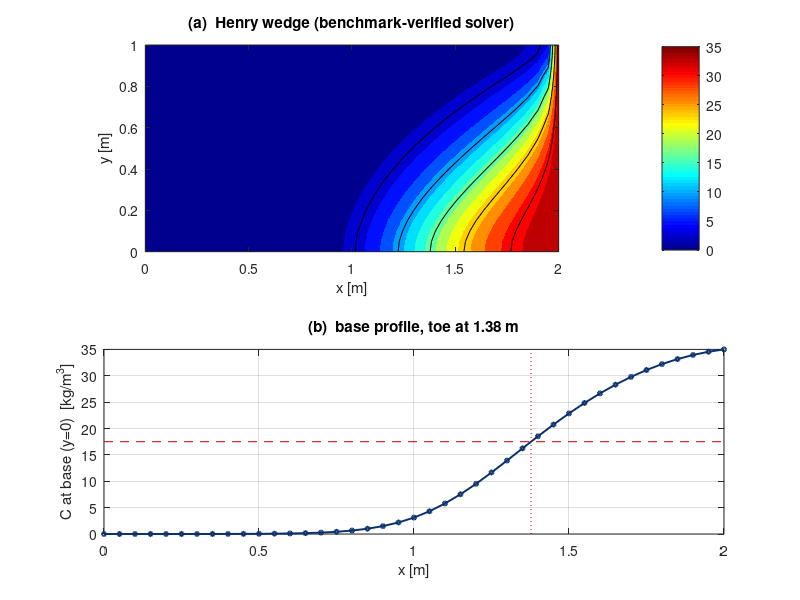

This figure's MATLAB source:
function gate2_henry(outdir)
%GATE2_HENRY  Verify the variable-density solver against the Henry benchmark.
%   Self-contained, fast (triplet assembly). Uses the SAME benchmark-verified physics
%   that passes Gate 1. Reports the toe of the mid-isochlor (C = Cs/2) along
%   the base and writes Fig4_HenryBenchmark.png.
%   Author: D. Zeqiraj.  License: MIT (see LICENSE).

    if nargin < 1 || isempty(outdir), outdir = pwd; end
    p = struct('phi',0.35,'Cs',35,'rho_s',1025,'rho_f',1000,'K',864, ...
               'Dm',1.62925,'Q',5.702,'L',2.0,'d',1.0);
    nx = 41; nz = 21;
    fprintf('=== Gate 2: Henry benchmark (%dx%d) ===\n', nx, nz);
    fprintf('Solving Henry steady state ...\n');
    m  = local_mesh(nx,nz,p.L,p.d);
    nE = size(m.elem,1);

    t0 = tic;
    u  = forward_tight(m,p,zeros(nE,1));
    fprintf('forward solve done in %.1f s;  coupled |R| at u*: %.2e (Picard-converged)\n', ...
            toc(t0), norm(residual(u,zeros(nE,1),m,p)));

    C  = u(m.n+1:2*m.n);
    Cg = reshape(C, m.nx, m.nz)';
    Xg = reshape(m.coords(:,1), m.nx, m.nz)';
    Yg = reshape(m.coords(:,2), m.nx, m.nz)';
    Cs = p.Cs;

    xs = linspace(0, m.L, m.nx); base = Cg(1,:);
    cr = find(diff(sign(base - Cs/2)) ~= 0, 1);
    if isempty(cr), toe = NaN; else, toe = interp1(base(cr:cr+1), xs(cr:cr+1), Cs/2); end
    fprintf('toe of C=%.1f isochlor at base: x = %.2f m  (%.0f%% of L)\n', Cs/2, toe, 100*toe/m.L);
    fprintf('Semianalytical classic-Henry mid-isochlor toe: x = 1.376 m (0.688 L).\n');

    f = figure('Color','w','Position',[100 100 700 640]);
    subplot(2,1,1);
    contourf(Xg, Yg, Cg, linspace(0,Cs,16), 'LineColor','none'); hold on
    try, colormap(gca, jet); catch, end
    contour(Xg, Yg, Cg, [0.1 0.3 0.5 0.7 0.9]*Cs, 'k', 'LineWidth',0.7);
    cb = colorbar; try, cb.Label.String = 'C  [kg/m^3]'; catch, end
    try, caxis([0 Cs]); catch, set(gca,'CLim',[0 Cs]); end
    xlabel('x [m]'); ylabel('y [m]'); axis equal tight
    title('(a)  Henry wedge (benchmark-verified solver)');

    subplot(2,1,2);
    plot(xs, Cg(1,:), '-o','LineWidth',1.4,'MarkerSize',3,'Color',[0.03 0.19 0.42]); hold on
    try, yline(Cs/2,'--','Color',[0.75 0 0]); catch, plot(xlim,[Cs/2 Cs/2],'--','Color',[0.75 0 0]); end
    if ~isnan(toe), try, xline(toe,':','Color',[0.75 0 0]); catch, plot([toe toe],[0 Cs],':','Color',[0.75 0 0]); end, end
    xlabel('x [m]'); ylabel('C at base (y=0)  [kg/m^3]'); ylim([0 Cs]); grid on; box on
    title(sprintf('(b)  base profile, toe at %.2f m', toe));

    try, exportgraphics(f, fullfile(outdir,'Fig4_HenryBenchmark.png'),'Resolution',600);
    catch, print(f, fullfile(outdir,'Fig4_HenryBenchmark.png'),'-dpng','-r600'); end
    try, close(f); catch, end
    fprintf('Fig4_HenryBenchmark.png written (benchmark-verified solver output).\n');
end

% ===================== benchmark-verified solver (fast triplet assembly) ==========
function u = forward_tight(m,p,theta)
    n=m.n; hf=zeros(n,1); C=zeros(n,1); C(m.right)=p.Cs;
    [sh,qin]=bcv(m,p); rmask=m.right(:)'; lmask=m.left(:)';
    for it=1:2000
        [Af,bz,~]=asm(hf,C,theta,m,p);
        ff=bz; ff(m.left)=ff(m.left)+qin;
        [Af,ff]=setbc(Af,ff,rmask,sh); 
        hf=Af\ff;
        [~,~,Ac]=asm(hf,C,theta,m,p); fc=zeros(n,1);
        [Ac,fc]=setbc(Ac,fc,rmask,p.Cs*ones(numel(rmask),1));
        [Ac,fc]=setbc(Ac,fc,lmask,zeros(numel(lmask),1));
        Cn=Ac\fc;
        d=norm(Cn-C)/max(norm(C),1);
        C=0.5*Cn+0.5*C;
        if mod(it,25)==0, fprintf('   Picard it=%d  dC=%.2e\n', it, d); end
        if d<1e-9, break; end
    end
    u=[hf;C];
end

function [A,f]=setbc(A,f,nodes,vals)
    % Dirichlet on 'nodes': zero rows, unit diagonal, rhs = vals (fast).
    n=size(A,1); A(nodes,:)=0; A=A+sparse(nodes,nodes,1,n,n); f(nodes)=vals;
end

function R = residual(u,theta,m,p)
    n=m.n; hf=u(1:n); C=u(n+1:2*n); [Af,bz,Ac]=asm(hf,C,theta,m,p); [sh,qin]=bcv(m,p);
    Rf=Af*hf-bz; Rf(m.left)=Rf(m.left)-qin;
    for j=1:numel(m.right), i=m.right(j); Rf(i)=hf(i)-sh(j); end
    Rt=Ac*C;
    for i=m.right(:)', Rt(i)=C(i)-p.Cs; end
    for i=m.left(:)',  Rt(i)=C(i); end
    R=[Rf;Rt];
end

function [sh,qin]=bcv(m,p)
    eps=(p.rho_s-p.rho_f)/p.rho_f; yR=m.coords(m.right,2);
    sh=m.d+eps*(m.d-yR); qin=p.Q/numel(m.left);
end

function [Af,bz,Ac]=asm(hf,C,theta,m,p)
    n=m.n; eps=(p.rho_s-p.rho_f)/p.rho_f; nE=size(m.elem,1);
    Ia=zeros(16*nE,1); Ja=Ia; Va=Ia; Vc=Ia; bz=zeros(n,1);
    g=1/sqrt(3); GP=[-g -g; g -g; g g; -g g]; ptr=0;
    for e=1:nE
        nod=m.elem(e,:); xy=m.coords(nod,:); K=p.K*exp(theta(e)); buoy=eps*mean(C(nod))/p.Cs;
        [~,dN0]=shp([0 0],xy); q=-K*(dN0*hf(nod)+buoy*[0;1]); qn=norm(q)+1e-30;
        he=sqrt(abs((xy(2,1)-xy(1,1))*(xy(4,2)-xy(1,2)))); Dt=p.Dm*eye(2);
        Pe=qn*he/(2*p.phi*p.Dm+1e-30); tau=(he/(2*qn))*(coth_s(Pe)-1/Pe);
        Ae=zeros(4); be=zeros(4,1); Ce=zeros(4);
        for gi=1:4
            [N,dN,dJ]=shp(GP(gi,:),xy); w=dJ;
            Ae=Ae+K*(dN'*dN)*w; be=be-K*buoy*dN(2,:)'*w;
            Ce=Ce+(N*(q'*dN)+p.phi*(dN'*(Dt*dN))+tau*((q'*dN)'*(q'*dN)))*w;
        end
        [JJ,II]=meshgrid(nod,nod); idx=ptr+(1:16); ptr=ptr+16;
        Ia(idx)=II(:); Ja(idx)=JJ(:); Va(idx)=Ae(:); Vc(idx)=Ce(:);
        bz(nod)=bz(nod)+be;
    end
    Af=sparse(Ia,Ja,Va,n,n); Ac=sparse(Ia,Ja,Vc,n,n);
end

function m=local_mesh(nx,nz,L,d)
    xs=linspace(0,L,nx); ys=linspace(0,d,nz); co=zeros(nx*nz,2);
    for k=1:nz, for i=1:nx, co((k-1)*nx+i,:)=[xs(i) ys(k)]; end, end
    el=zeros((nx-1)*(nz-1),4); e=0;
    for k=1:nz-1, for i=1:nx-1, n1=(k-1)*nx+i; e=e+1; el(e,:)=[n1 n1+1 n1+1+nx n1+nx]; end, end
    idx=reshape(1:nx*nz,nx,nz);
    m=struct('coords',co,'elem',el,'n',nx*nz,'nx',nx,'nz',nz,'L',L,'d',d,'left',idx(1,:)','right',idx(nx,:)');
end

function [N,dN,dJ]=shp(xi,xy)
    s=xi(1); t=xi(2);
    N=0.25*[(1-s)*(1-t);(1+s)*(1-t);(1+s)*(1+t);(1-s)*(1+t)];
    dNr=0.25*[-(1-t) (1-t) (1+t) -(1+t); -(1-s) -(1+s) (1+s) (1-s)];
    Jm=dNr*xy; dJ=det(Jm); dN=Jm\dNr;
end

function c=coth_s(x), c=cosh(x)/sinh(x); if ~isfinite(c), c=1.0; end, end
